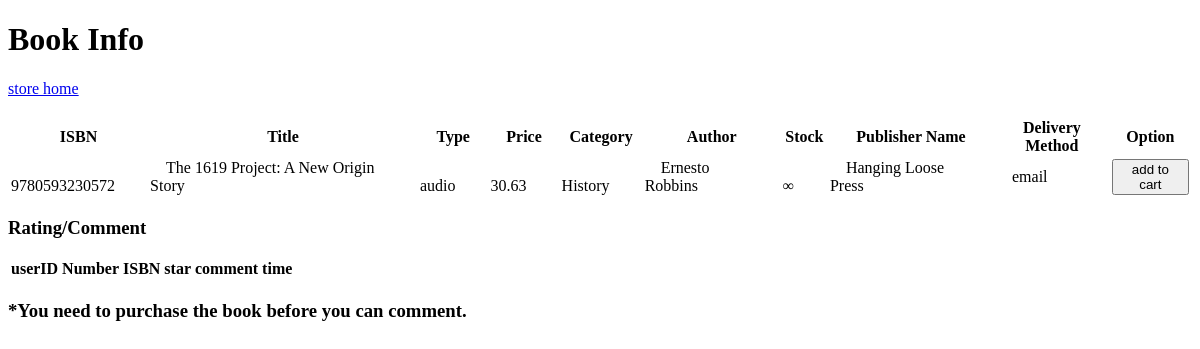
Page /book.php?book=9780593230572 on the earlier database version.
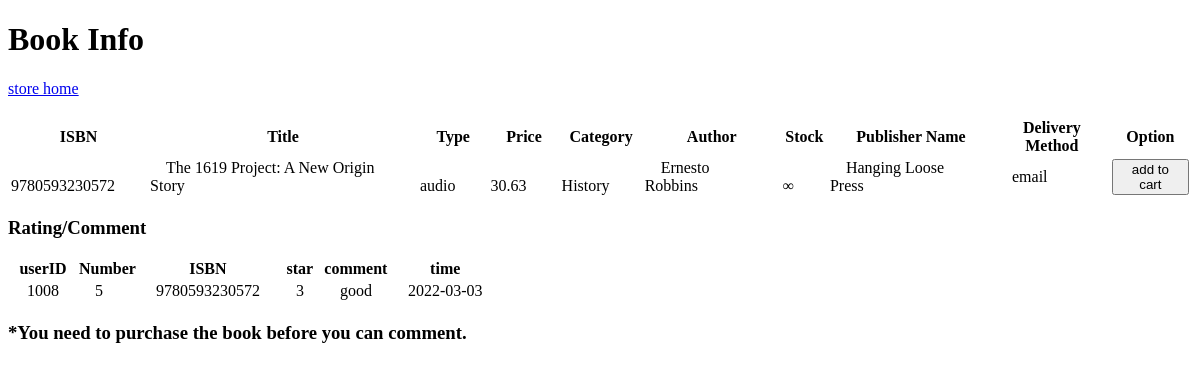
Same page on the later database version.
### tables this page shows
create table Books (
  ISBN char(13) primary key,
  title varchar(50),
  type varchar(10),
  price real,
  Category varchar(20),
  in_stock int,
  pName varchar(20),
  method varchar(10),

  constraint foreign key (pName) references Publisher(name),
  constraint foreign key (method) references Delivery(method)
);

create table Customers (
  userID int NOT NULL AUTO_INCREMENT primary key,
  password varchar(20),
  name varchar(30),
  email varchar(40) unique,
  phone char(10),
  address varchar(50)
);

create table Rating (
  `Number` int NOT NULL AUTO_INCREMENT unique,
  userID int,
  ISBN char(13),
  star int,
  comment varchar(200),
  time Date,
  primary key (userID,  ISBN),

  constraint foreign key (userID) references Customers(userID)
);

### book.php (the view, shortened to what this page needs)
<!DOCTYPE html>
<html lang="en" dir="ltr">
  <head>
  </head>
  <body>
    <h1>Book Info</h1>
    <a href="store.php">store home</a>
    <br><br>
    <?php
     $mydb = new mysqli('localhost', 'root', '', 'bookstore');
     $query = "SELECT books.ISBN, title, type, price, Category, in_stock, pName, method, name
               FROM books, `write`, customers
               WHERE books.ISBN = `write`.ISBN AND customers.userID = `write`.userID
               AND books.ISBN = ?";
     $stmt = $mydb->prepare($query);
     $stmt->bind_param('s', $_GET['book']);
     $stmt->execute();
     $result = $stmt->get_result();
     if(mysqli_num_rows($result) == 0) {
       echo "<h3>Error</h3>";
       exit();
     } else {
       echo "<table>
       <thead>
       <tr>
       <th>ISBN</th>
       <th>Title</th>
       <th>Type</th>
       <th>Price</th>
       <th>Category</th>
       <th>Author</th>
       <th>Stock</th>
       <th>Publisher Name</th>
       <th>Delivery Method</th>
       <th>Option</th>
       </tr>
       </thead>";
       echo "<tbody>";
       while ($row = mysqli_fetch_array($result, MYSQLI_ASSOC)) {
         echo '<form action="cart.php" method="post">';
         echo "<tr>";
         echo "<td>&emsp;".$row['ISBN']."&emsp;</td>";
         echo "<td>&emsp;".$row['title']."&emsp;</td>";
         echo "<td>&emsp;".$row['type']."&emsp;</td>";
         echo "<td>&emsp;".$row['price']."&emsp;</td>";
         echo "<td>&emsp;".$row['Category']."&emsp;</td>";
         echo "<td>&emsp;".$row['name']."&emsp;</td>";
         if ($row['in_stock'] >= 0) {
           echo "<td>&emsp;".$row['in_stock']."&emsp;</td>";
         } else {
           echo "<td>&emsp;&infin;&emsp;</td>";
         }
         echo "<td>&emsp;".$row['pName']."&emsp;</td>";
         echo "<td>&emsp;".$row['method']."&emsp;</td>";
         echo "<td>";
         echo '<button type="submit" name="ISBN" value="' .$row['ISBN']. '">add to cart</button>';
         echo '</td>';
         echo "</tr>";
         echo '</form>';
       }
       echo "</tbody></table>";
     }
    ?>
    <h3>Rating/Comment</h3>
    <?php
      $query = "SELECT * FROM Rating WHERE ISBN = ?;";
      $stmt = $mydb->prepare($query);
      $stmt->bind_param("s", $_GET['book']);
      $stmt->execute();
      $result = $stmt->get_result();
      echo "<table>
        <thead>
          <tr>
            <th>userID</th>
            <th>Number</th>
            <th>ISBN</th>
            <th>star</th>
            <th>comment</th>
            <th>time</th>
          </tr>
        </thead>";
      while ($row = mysqli_fetch_array($result, MYSQLI_ASSOC)) {
        echo "<tr>";
        echo "<td>&emsp;".$row['userID']."&emsp;</td>";
        echo "<td>&emsp;".$row['Number']."&emsp;</td>";
        echo "<td>&emsp;".$row['ISBN']."&emsp;</td>";
        echo "<td>&emsp;".$row['star']."&emsp;</td>";
        echo "<td>&emsp;".$row['comment']."&emsp;</td>";
        echo "<td>&emsp;".$row['time']."&emsp;</td>";
        echo "</tr>";
      }
      echo "</tbody></table>";
      $query = "SELECT * FROM inorder, `order`
                WHERE inorder.orderNumber = `order`.Number and `order`.status = 'finished'
                 AND userID = ? AND ISBN = ?;";
      $stmt = $mydb->prepare($query);
      $stmt->bind_param('is', $_SESSION['id'], $_GET['book']);
      $stmt->execute();
      $result = $stmt->get_result();
      if(mysqli_num_rows($result) == 0) {
        echo '<h3>*You need to purchase the book before you can comment.</h3>';
        exit();
      }
     ?>

Differences in the rows shown:
added rating: userID "1008", Number "5", ISBN "9780593230572", star "3", comment "good", time "2022-03-03"
